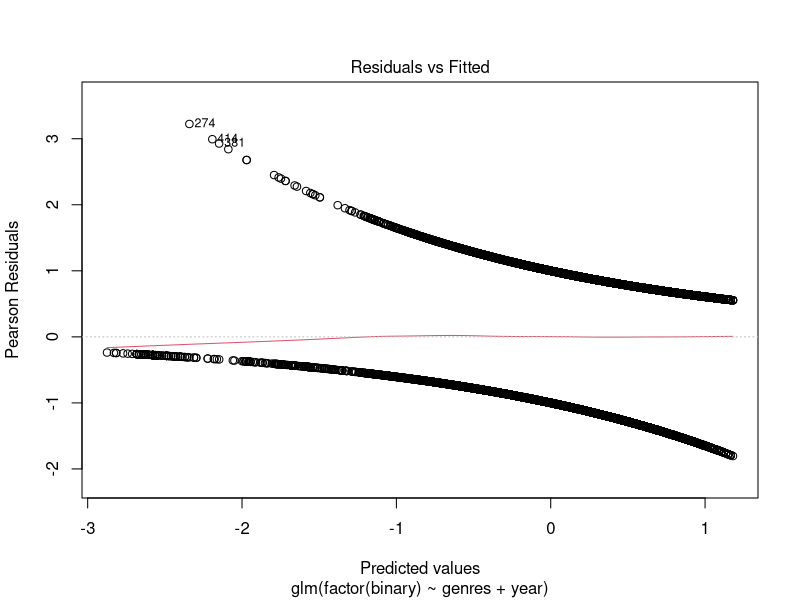
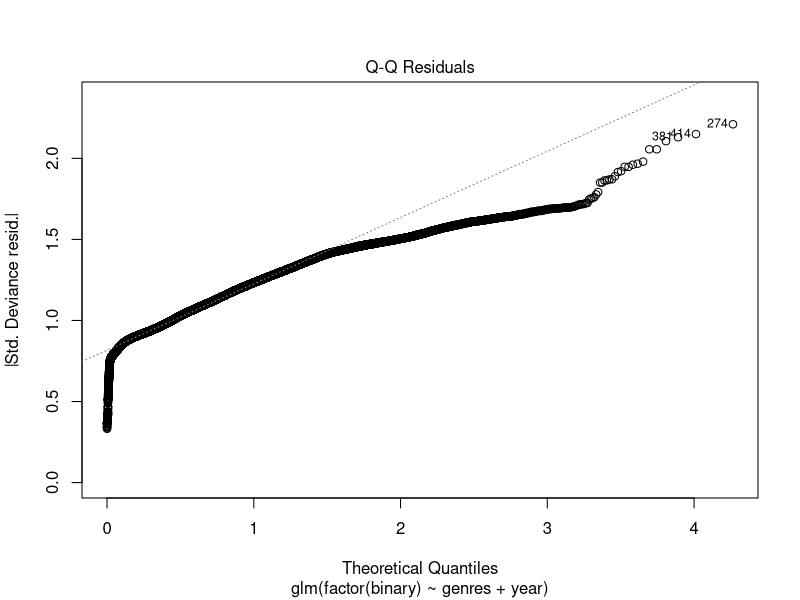
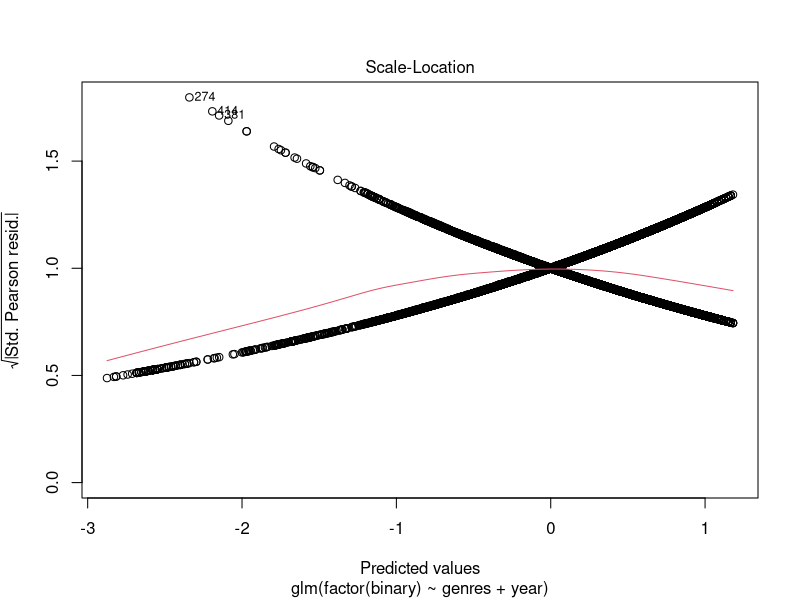
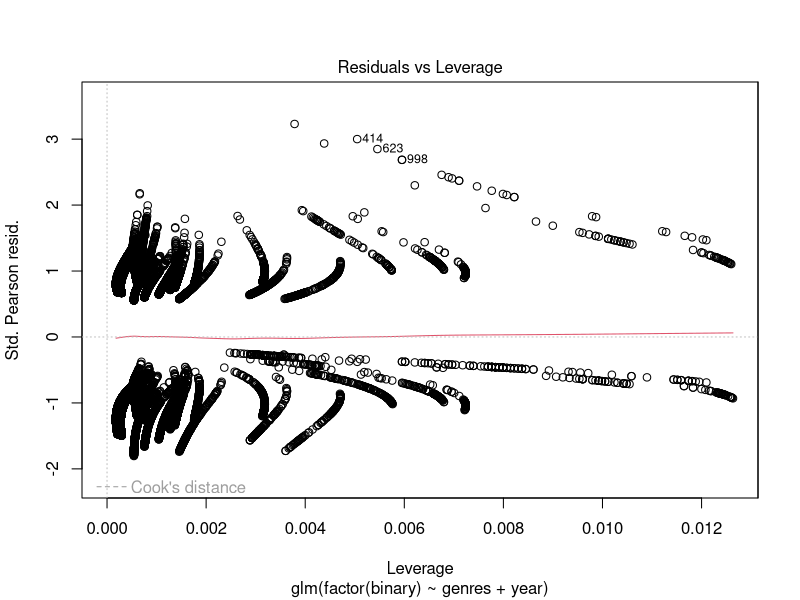

Generate these figures, in order, with R:
## ---- chunk 1
library(tidyverse)
## ---- chunk 2
movies.model <- read_csv("basics_movies.csv")
movies.model <- movies.model |>separate_rows(genres, sep = ",") # movies appear multiple times for multiple genres
movies.model <- movies.model |> mutate(binary = if_else(rating == 3, "1", "0")) |> 
  filter(!genres %in% c("News", "Adult", "Talk-Show", "\\N"))

## ---- chunk 3
logit_model <- glm(factor(binary) ~ genres + year, data = movies.model, family = binomial)
summary(logit_model)    # after only taking out movies with low count


# quadratic term for year?
# try different variables maybe?
# indicator variables for genres?

movies.model$genres |> table()
## ---- chunk 4
plot(logit_model)
